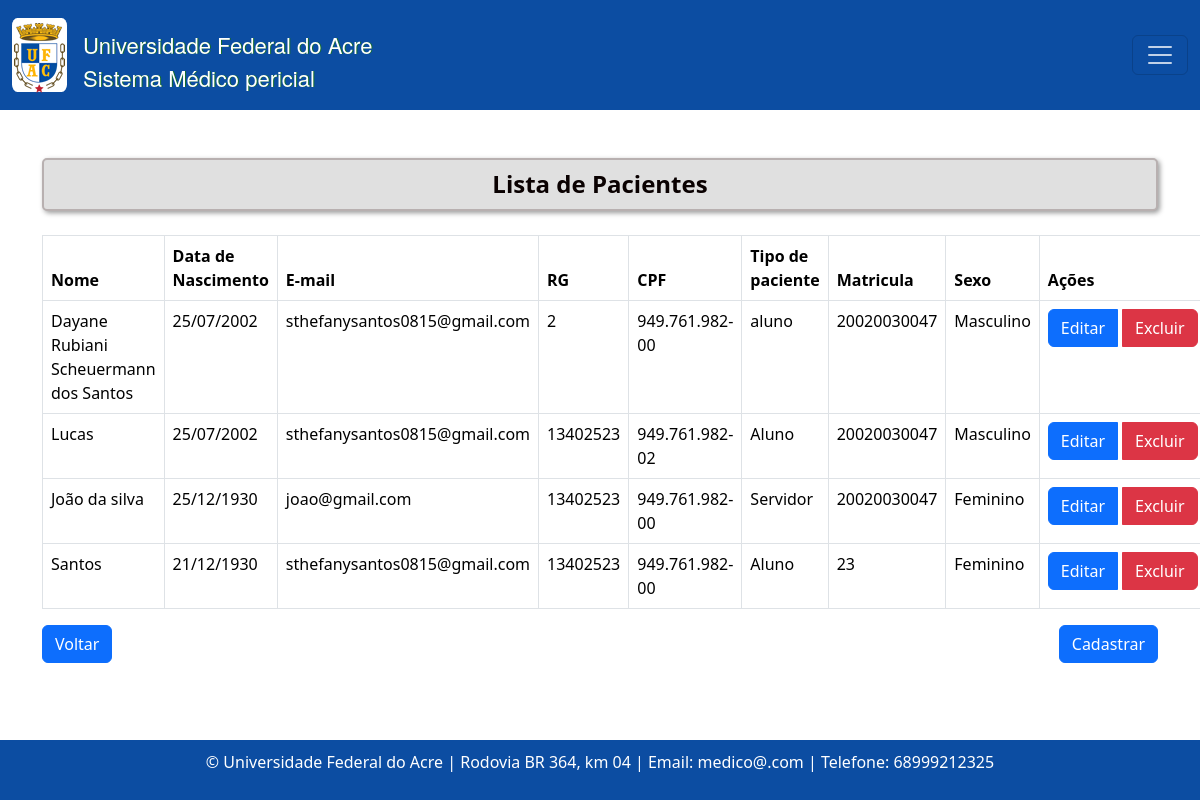
The app's page /pacientes/ with its own data.
### consulta/models.py (models this page shows, shortened)
class Paciente(models.Model):
    nome = models.CharField(max_length=100)
    data_nascimento = models.DateField()
    email = models.EmailField()
    rg = models.CharField(max_length=20)
    cpf = models.CharField(max_length=14)
    sexo = models.CharField(max_length=1, choices=[('M', 'Masculino'), ('F', 'Feminino')])
    matricula = models.CharField(max_length=20)
    TIPO_PACIENTE_CHOICES = [
        ('Aluno', 'Aluno'),
        ('Servidor', 'Servidor'),
        ('Outro', 'Outro'),
    ]
    tipo_paciente = models.CharField(max_length=20, choices=TIPO_PACIENTE_CHOICES)
    cargo_funcao = models.CharField(max_length=50, default='', blank=True, null=True,)
    cep = models.CharField(max_length=9)
    cidade = models.CharField(max_length=50)
    bairro = models.CharField(max_length=50, default='')
    uf = models.CharField(max_length=2)
    numero = models.CharField(max_length=10)
    ddd_telefone = models.CharField(max_length=3)
    complemento = models.CharField(max_length=100, blank=True, null=True, default='')  # Adicionando o valor padrão aqui

### consulta/views.py (the view)
# urls.py: path('pacientes/', listar_pacientes, name= 'pacienteListagem' ),
def listar_pacientes(request):
    pacientes = Paciente.objects.all()
    return render(request, 'consultas/listagem_pacientes.html', {'pacientes': pacientes})

### templates/consultas/listagem_pacientes.html (shortened to what this page needs)
{% extends "base.html" %}
{% block content %}
  <h4 class="text-center mb-4 custom-title">Lista de Pacientes</h4>
  <table class="table table-bordered">
    <thead>
      <tr>
        <th>Nome</th>
        <th>Data de Nascimento</th>
        <th>E-mail</th>
        <th>RG</th>
        <th>CPF</th>
        <th>Tipo de paciente</th>
        <th>Matricula</th>
        <th>Sexo</th>
        <th>Ações</th>
      </tr>
    </thead>
    <tbody>
      {% for paciente in pacientes %}
      <tr class="paciente-row">
        <td>{{ paciente.nome }}</td>
        <td>{{ paciente.data_nascimento | date:"d/m/Y "}}</td>
        <td>{{ paciente.email }}</td>
        <td>{{ paciente.rg }}</td>
        <td>{{ paciente.cpf }}</td>
        <td>{{ paciente.tipo_paciente }}</td>
        <td>{{ paciente.matricula }}</td>
        <td>{{ paciente.get_sexo_display }}</td>
        <td>
          <div class="btn-group" role="group" aria-label="Ações">
            <a href="{% url 'pacienteEditar' paciente.id %}" class="btn btn-primary">Editar</a>
            <a href="{% url 'pacienteExcluir' paciente.id %}" class="btn btn-danger ms-1">Excluir</a>
        </div>
        </td>
      </tr>
      {% endfor %}
    </tbody>
  </table>
  <div class="d-flex justify-content-between">
    <a class="btn btn-primary" href="{% url 'home' %}">Voltar</a>
    <a class="btn btn-primary" href="{% url 'pacienteCreate'  %}">Cadastrar</a>
  </div>
{% endblock %}

### static/css/estilos.css (style rules this page uses)
.custom-title { font-size: 24px; font-weight: bold; color: #0a0101; background-color: #e0e0e0; padding: 10px; border: 2px solid #b8b0b0; border-radius: 5px; box-shadow: 2px 2px 5px #9b9b9b; margin-bottom: 10px; }

### records on screen
Paciente: nome "Dayane Rubiani Scheuermann dos Santos", data_nascimento "25/07/2002", email "sthefanysantos0815@gmail.com", rg "2", cpf "949.761.982-00", tipo_paciente "aluno", matricula "20020030047", sexo "Masculino"
Paciente: nome "Lucas", data_nascimento "25/07/2002", email "sthefanysantos0815@gmail.com", rg "13402523", cpf "949.761.982-02", tipo_paciente "Aluno", matricula "20020030047", sexo "Masculino"
Paciente: nome "João da silva", data_nascimento "25/12/1930", email "joao@gmail.com", rg "13402523", cpf "949.761.982-00", tipo_paciente "Servidor", matricula "20020030047", sexo "Feminino"
Paciente: nome "Santos", data_nascimento "21/12/1930", email "sthefanysantos0815@gmail.com", rg "13402523", cpf "949.761.982-00", tipo_paciente "Aluno", matricula "23", sexo "Feminino"
